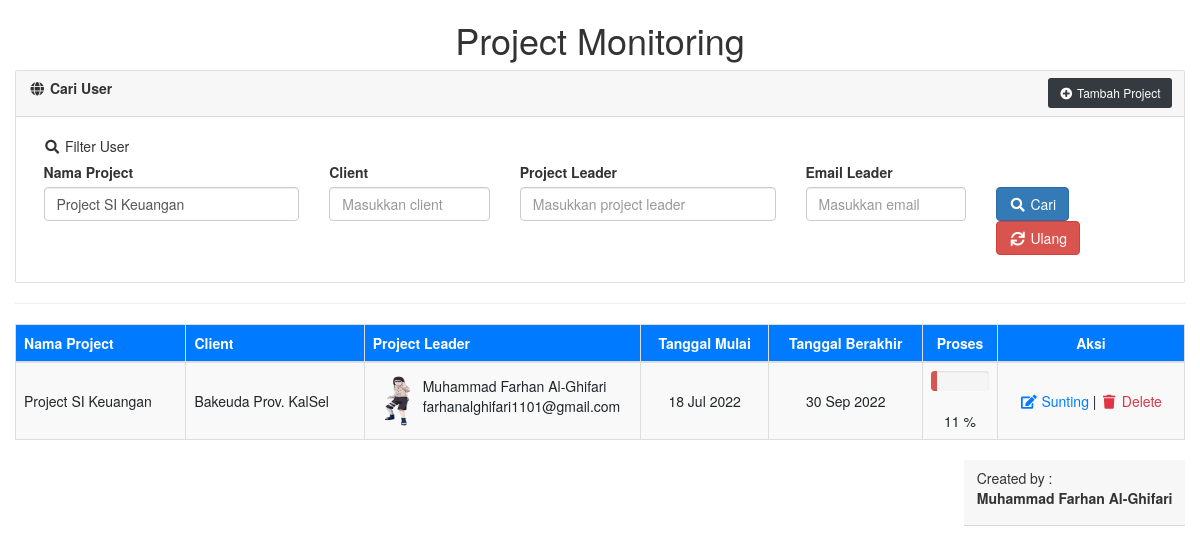
Screenshot of /project.php?project_name=Project SI Keuangan with the database file from the repository.
### tables this page shows
CREATE TABLE `project` (
  `id` int(11) NOT NULL,
  `project_name` varchar(64) NOT NULL,
  `client` varchar(64) NOT NULL,
  `project_leader` varchar(64) NOT NULL,
  `email` varchar(64) NOT NULL,
  `foto` varchar(255) DEFAULT NULL,
  `start_date` date NOT NULL,
  `end_date` date NOT NULL,
  `progress` int(11) NOT NULL
);

### include/Database.php (called while the page is built, shortened)
<?php
class Database{
    protected $pdo;
    public function __construct(\PDO $pdo)
    {
        $this->pdo = $pdo;
        $this->pdo->setAttribute(\PDO::ATTR_ERRMODE, \PDO::ERRMODE_EXCEPTION);
    }
    public function getAllRecords($tableName, $fields='*', $cond='', $orderBy='', $limit='')
    {
        $stmt = $this->pdo->prepare("SELECT $fields FROM $tableName WHERE 1 ".$cond." ".$orderBy." ".$limit);
        $stmt->execute();
        $rows = $stmt->fetchAll(PDO::FETCH_ASSOC);
        return $rows;
    }
}
?>

### config.php (called while the page is built, shortened)
<?php
include_once('include/Database.php');
$dsn	= 	"mysql:dbname=".SS_DB_NAME.";host=".SS_DB_HOST."";
$pdo	=	"";
try {
	$pdo = new PDO($dsn, SS_DB_USER, SS_DB_PASSWORD);
}catch (PDOException $e) {
	echo "Koneksi ke database gagal, pesan error  : " . $e->getMessage();
}
$db 	=	new Database($pdo);
?>

### project.php (the view, shortened to what this page needs)
<?php include_once('config.php');?>
<!doctype html>
<html lang="en-US" xmlns:fb="https://www.facebook.com/2008/fbml" xmlns:addthis="https://www.addthis.com/help/api-spec"
	prefix="og: http://ogp.me/ns#" class="no-js">
<head>
	<link rel="stylesheet" href="https://code.jquery.com/ui/1.12.0/themes/smoothness/jquery-ui.css" type="text/css">
	<link rel="stylesheet" href="https://stackpath.bootstrapcdn.com/bootstrap/4.2.1/css/bootstrap.min.css"
>
	<link rel="stylesheet" href="https://maxcdn.bootstrapcdn.com/bootstrap/3.4.1/css/bootstrap.min.css">
	<link rel="stylesheet" href="https://use.fontawesome.com/releases/v5.6.3/css/all.css"
>
</head>
<body>
	<?php
	$condition	=	'';
	if(isset($_REQUEST['project_name']) and $_REQUEST['project_name']!=""){
		$condition	.=	' AND project_name LIKE "%'.$_REQUEST['project_name'].'%" ';
	}
	$userData	=	$db->getAllRecords('project','*',$condition,'ORDER BY id ASC');
	?>
	<div class="container-fluid">
		<h1 style="text-align:center ;">Project Monitoring</h1>
		<div class="card">
			<div class="card-header"><i class="fa fa-fw fa-globe"></i> <strong>Cari User</strong> <a
					href="tambah-project.php" class="float-right btn btn-dark btn-sm"><i
						class="fa fa-fw fa-plus-circle"></i>
					Tambah Project</a></div>
			<div class="card-body">
				<div class="col-sm-12">
					<h5 class="card-title"><i class="fa fa-fw fa-search"></i> Filter User</h5>
					<form method="get">
						<div class="row">
							<div class="col-sm-3">
								<div class="form-group">
									<label>Nama Project</label>
									<input type="text" name="project_name" id="project_name" class="form-control"
										value="<?php echo isset($_REQUEST['project_name'])?$_REQUEST['project_name']:''?>"
										placeholder="Masukkan nama project">
								</div>
							</div>
							<div class="col-sm-2">
								<div class="form-group">
									<label>Client</label>
									<input type="text" name="client" id="client" class="form-control"
										value="<?php echo isset($_REQUEST['client'])?$_REQUEST['client']:''?>"
										placeholder="Masukkan client">
								</div>
							</div>
							<div class="col-sm-3">
								<div class="form-group">
									<label>Project Leader</label>
									<input type="tel" name="project_leader" id="project_leader" class="form-control"
										value="<?php echo isset($_REQUEST['project_leader'])?$_REQUEST['project_leader']:''?>"
										placeholder="Masukkan project leader">
								</div>
							</div>
							<div class="col-sm-2">
								<div class="form-group">
									<label>Email Leader</label>
									<input type="email" name="email" id="email" class="form-control"
										value="<?php echo isset($_REQUEST['email'])?$_REQUEST['email']:''?>"
										placeholder="Masukkan email">
								</div>
							</div>
							<div class="col-sm-2">
								<div class="form-group">
									<label>&nbsp;</label>
									<div>
										<button type="submit" name="submit" value="search" id="submit"
											class="btn btn-primary"><i class="fa fa-fw fa-search"></i> Cari</button>
										<a href="<?php echo $_SERVER['PHP_SELF'];?>" class="btn btn-danger"><i
												class="fa fa-fw fa-sync"></i> Ulang</a>
									</div>
								</div>
							</div>
						</div>
				</div>
			</div>
		</div>
		<hr>
		<div>
			<table class="table table-striped table-bordered">
				<thead>
					<tr class="bg-primary text-white">
						<th>Nama Project</th>
						<th>Client</th>
						<th>Project Leader</th>
						<th class="text-center">Tanggal Mulai</th>
						<th class="text-center">Tanggal Berakhir</th>
						<th class="text-center">Proses</th>
						<th class="text-center">Aksi</th>
					</tr>
				</thead>
				<tbody>
					<?php
					if(count($userData)>0){
						foreach($userData as $val){
					?>
					<tr>
						<td class="text-left align-middle"><?php echo $val['project_name'];?></td>
						<td class="text-left align-middle"><?php echo $val['client'];?></td>
						<td class="text-left align-middle">
							<div class="row">
								<img class="ml-4 mr-4 align-middle" width="50" height="50"
									src="foto_leader/<?php echo $val['foto'];?>" alt="">
								<div class="row"><?php echo $val['project_leader'];?><br><?php echo $val['email'];?>
								</div>
							</div>
						</td>
						<td class="text-center align-middle" align="center">
							<?php echo date('d M Y',strtotime($val['start_date']));?></td>
						<td class="text-center align-middle" align="center">
							<?php echo date('d M Y',strtotime($val['end_date']));?></td>
						<td class="text-center align-middle">
							<div class="progress">
								<?php
								$classProgress = 'danger';
								if($val['progress'] > 0 && $val['progress'] <=30){
									$classProgress = 'danger';
								} elseif ($val['progress'] > 30 && $val['progress'] <=50){
									$classProgress = 'info';
								} elseif ($val['progress'] >= 70){
									$classProgress = 'success';
								}
								?>
								<div class="progress-bar progress-bar-<?php echo $classProgress?>" role="progressbar"
									aria-valuenow="<?php echo $val['progress'];?>" aria-valuemin="0" aria-valuemax="100"
									style="width:<?php echo $val['progress'];?>%">
								</div>
							</div>
							<div>
								<?php echo $val['progress'];?> %
							</div>
						</td>
						<td class="text-center align-middle" align="center">
							<a href="ubah-project.php?editId=<?php echo $val['id'];?>" class="text-primary"><i
									class="fa fa-fw fa-edit"></i> Sunting</a> |
							<a href="hapus.php?delId=<?php echo $val['id'];?>" class="text-danger"
								onClick="return confirm('Anda yakin ingin menghapus project ini?');"><i
									class="fa fa-fw fa-trash"></i> Delete</a>
						</td>
					</tr>
					<?php
						}
					}else{
					?>
					<tr>
						<td colspan="6" align="center">Data tidak ada!</td>
					</tr>
					<?php } ?>
				</tbody>
			</table>
		</div>
		<div class="card-header float-right">
			Created by : <br><strong>Muhammad Farhan Al-Ghifari</strong></p>
		</div>
</body>
</html>

### rows the page displays
project: project_name "Project SI Keuangan", client "Bakeuda Prov. KalSel", foto (picture), project_leader "Muhammad Farhan Al-Ghifari", email "farhanalghifari1101@gmail.com", start_date "18 Jul 2022", end_date "30 Sep 2022", progress "11"
